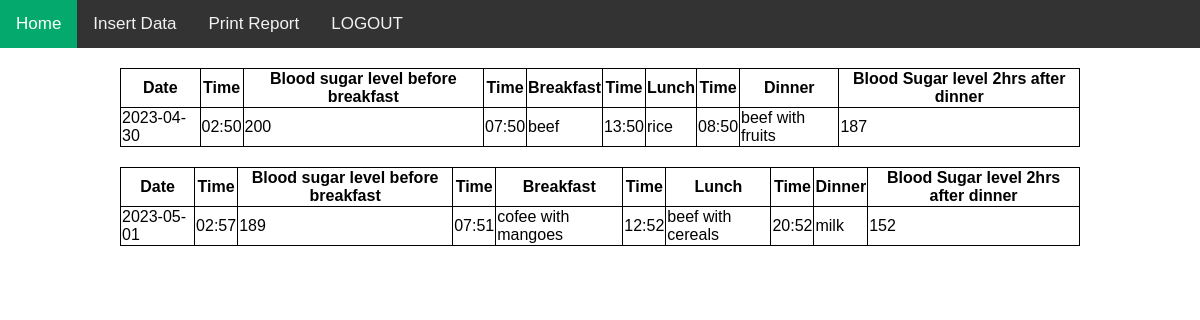
The app's page /data.php with its own data.
### tables this page shows
CREATE TABLE `tbldata` (
  `id` int(11) NOT NULL,
  `date` varchar(100) NOT NULL,
  `time1` varchar(100) NOT NULL,
  `beforebreakfast` varchar(100) NOT NULL,
  `time2` varchar(100) NOT NULL,
  `breakfast` varchar(100) NOT NULL,
  `time3` varchar(100) NOT NULL,
  `lunch` varchar(100) NOT NULL,
  `time4` varchar(100) NOT NULL,
  `dinner` varchar(100) NOT NULL,
  `afterdinner` varchar(100) NOT NULL
);

### data.php (the view, shortened to what this page needs)
<?php
include('config.php');
include "header.php";
$sql = "SELECT * from tbldata";
$query = $dbh->prepare($sql);
$query->execute();
$results = $query->fetchAll(PDO::FETCH_OBJ);
if ($query->rowCount() > 0) {
    foreach ($results as $result) { ?>
        <!DOCTYPE html>
        <html>
        <head>
            <link rel="stylesheet" href="">
        </head>
        <body>
            <center>
                <table style="width:80%; margin:20px">
                    <tr>
                        <th>Date</th>
                        <th>Time</th>
                        <th>Blood sugar level before breakfast</th>
                        <th>Time</th>
                        <th>Breakfast</th>
                        <th>Time</th>
                        <th>Lunch</th>
                        <th>Time</th>
                        <th>Dinner</th>
                        <th>Blood Sugar level 2hrs after dinner</th>
                    </tr>
                    <tr>
                        <td><?php echo htmlentities($result->date); ?></td>
                        <td><?php echo htmlentities($result->time1); ?></td>
                        <td> <?php echo htmlentities($result->beforebreakfast); ?></td>
                        <td><?php echo htmlentities($result->time2); ?></td>
                        <td><?php echo htmlentities($result->breakfast); ?></td>
                        <td> <?php echo htmlentities($ppd = $result->time3); ?></td>
                        <td> <?php echo htmlentities($ppd = $result->lunch); ?></td>
                        <td> <?php echo htmlentities($ppd = $result->time4); ?></td>
                        <td> <?php echo htmlentities($ppd = $result->dinner); ?></td>
                        <td><?php echo htmlentities($result->afterdinner); ?></td>
                    </tr>
                </table>
        <?php }
} else {
}
        ?>
            </center>
        </body>
        </html>

### header.php (shortened to what this page needs)
<!DOCTYPE html>
<html>
<head>
  <link rel="stylesheet" href="https://cdnjs.cloudflare.com/ajax/libs/font-awesome/4.7.0/css/font-awesome.min.css">
</head>
<body>
  <div class="topnav" id="myTopnav">
    <a href="#" class="active">Home</a>
    <a href="diabetisdata.php">Insert Data</a>
    <a href="data.php">Print Report</a>
    <a href="index.php">LOGOUT</a>
  </div>
</body>
</html>

### header.php (style rules this page uses)
body { margin: 0; font-family: Arial, Helvetica, sans-serif; }
.topnav { overflow: hidden; background-color: #333; }
.topnav a { float: left; display: block; color: #f2f2f2; text-align: center; padding: 14px 16px; text-decoration: none; font-size: 17px; }
.topnav a.active { background-color: #04AA6D; color: white; }

### data.php (style rules this page uses)
table, th, td { border: 1px solid black; border-collapse: collapse; }

### records on screen
tbldata: date "2023-04-30", time1 "02:50", beforebreakfast "200", time2 "07:50", breakfast "beef", time3 "13:50", lunch "rice", time4 "08:50", dinner "beef with fruits", afterdinner "187"
tbldata: date "2023-05-01", time1 "02:57", beforebreakfast "189", time2 "07:51", breakfast "cofee with mangoes", time3 "12:52", lunch "beef with cereals", time4 "20:52", dinner "milk", afterdinner "152"
